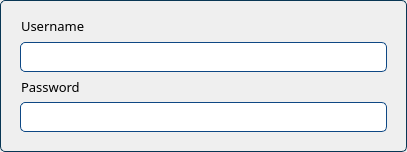
<?xml version="1.0" encoding="UTF-8"?>
<ui version="4.0">
 <class>w_teacher_item</class>
 <widget class="QWidget" name="w_teacher_item">
  <property name="geometry">
   <rect>
    <x>0</x>
    <y>0</y>
    <width>407</width>
    <height>152</height>
   </rect>
  </property>
  <property name="styleSheet">
   <string notr="true">QWidget#w_teacher_item {
  padding: 1px 5px;
  border: 1px solid #083654;
  border-radius: 5px;
}

QLineEdit {
  	padding: 1px 5px;
  	border: 1px solid #0e4884;
  	border-radius: 5px;
}

QPushButton {
  padding: 5px;
  border: 1px solid #0e4884;
  background-color: #0e4884;
}

QLineEdit:focus,
QLineEdit:hover,
QPushButton:focus,
QPushButton:hover {
  border: 1px solid #256eff;
  outline: none;
}

QPushButton:pressed {
  background-color: #072f49;
}
</string>
  </property>
  <layout class="QVBoxLayout" name="verticalLayout">
   <property name="leftMargin">
    <number>20</number>
   </property>
   <property name="topMargin">
    <number>15</number>
   </property>
   <property name="rightMargin">
    <number>20</number>
   </property>
   <property name="bottomMargin">
    <number>20</number>
   </property>
   <item>
    <layout class="QHBoxLayout" name="horizontalLayout_32">
     <property name="spacing">
      <number>0</number>
     </property>
     <property name="sizeConstraint">
      <enum>QLayout::SetMinimumSize</enum>
     </property>
     <item>
      <widget class="QLabel" name="label_38">
       <property name="sizePolicy">
        <sizepolicy hsizetype="Fixed" vsizetype="Expanding">
         <horstretch>0</horstretch>
         <verstretch>0</verstretch>
        </sizepolicy>
       </property>
       <property name="font">
        <font>
         <family>Barlow</family>
         <pointsize>10</pointsize>
        </font>
       </property>
       <property name="text">
        <string>Username</string>
       </property>
       <property name="indent">
        <number>1</number>
       </property>
      </widget>
     </item>
     <item>
      <spacer name="horizontalSpacer_25">
       <property name="orientation">
        <enum>Qt::Horizontal</enum>
       </property>
       <property name="sizeHint" stdset="0">
        <size>
         <width>40</width>
         <height>20</height>
        </size>
       </property>
      </spacer>
     </item>
     <item>
      <widget class="QPushButton" name="btn_teacher_item_close">
       <property name="sizePolicy">
        <sizepolicy hsizetype="Fixed" vsizetype="Fixed">
         <horstretch>0</horstretch>
         <verstretch>0</verstretch>
        </sizepolicy>
       </property>
       <property name="minimumSize">
        <size>
         <width>20</width>
         <height>20</height>
        </size>
       </property>
       <property name="maximumSize">
        <size>
         <width>20</width>
         <height>20</height>
        </size>
       </property>
       <property name="cursor">
        <cursorShape>PointingHandCursor</cursorShape>
       </property>
       <property name="styleSheet">
        <string notr="true">QPushButton{
	border: none;
	border-radius: none;
	background: none;
	background-repeat: none;
	background-image: url(:/icons/close.png);
	background-position: center center;
}

QPushButton:hover{
	background: none;
	background-repeat: none;
	background-image: url(:/icons/close_2.png);
	background-position: center center;
}</string>
       </property>
      </widget>
     </item>
    </layout>
   </item>
   <item>
    <widget class="QLineEdit" name="txt_teacher_item_username">
     <property name="minimumSize">
      <size>
       <width>0</width>
       <height>30</height>
      </size>
     </property>
     <property name="font">
      <font>
       <family>Barlow</family>
       <pointsize>10</pointsize>
      </font>
     </property>
    </widget>
   </item>
   <item>
    <widget class="QLabel" name="label_33">
     <property name="sizePolicy">
      <sizepolicy hsizetype="Preferred" vsizetype="Fixed">
       <horstretch>0</horstretch>
       <verstretch>0</verstretch>
      </sizepolicy>
     </property>
     <property name="font">
      <font>
       <family>Barlow</family>
       <pointsize>10</pointsize>
      </font>
     </property>
     <property name="text">
      <string>Password</string>
     </property>
     <property name="indent">
      <number>1</number>
     </property>
    </widget>
   </item>
   <item>
    <widget class="QLineEdit" name="txt_teacher_item_password">
     <property name="minimumSize">
      <size>
       <width>0</width>
       <height>30</height>
      </size>
     </property>
     <property name="font">
      <font>
       <family>Barlow</family>
       <pointsize>10</pointsize>
      </font>
     </property>
    </widget>
   </item>
  </layout>
 </widget>
 <resources>
  <include location="C:/Users/moral/Desktop/Resources/Resources.qrc"/>
 </resources>
 <connections/>
</ui>
